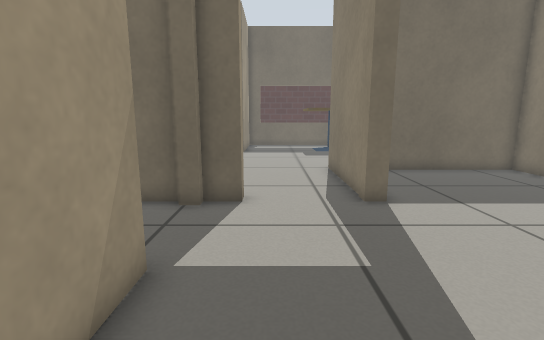
[1] (above)

19 first-person views from a walk through a world built for the Gazebo simulator. The camera is 0.61 m above the floor, tilts 10° down and sees 85° across. The floor is counted in squares, 0.25 m on a side. Each view is taken from the middle of a square. On the plan, view 1 faces up. The plan holds only what a view shows up to about 19 squares ahead; the rest is blank. The robots in the file are not drawn. Simple patterns stand in for the simulator's built-in surfaces.

[2]
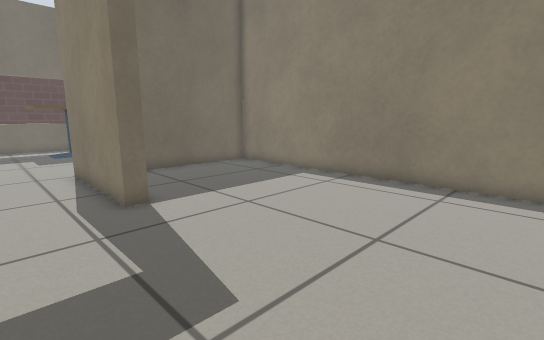

[3]
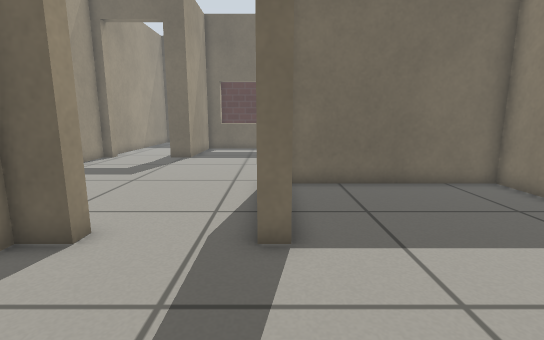

[4]
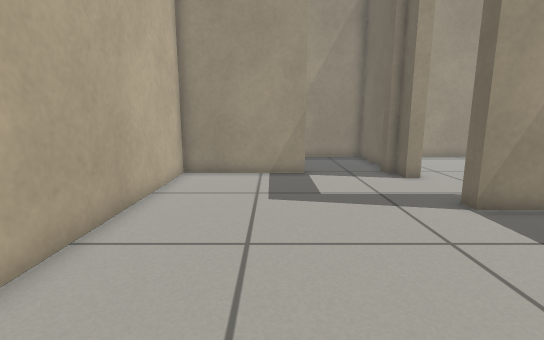

[5]
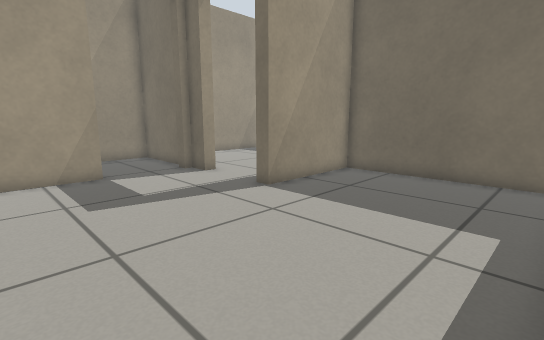

[6]
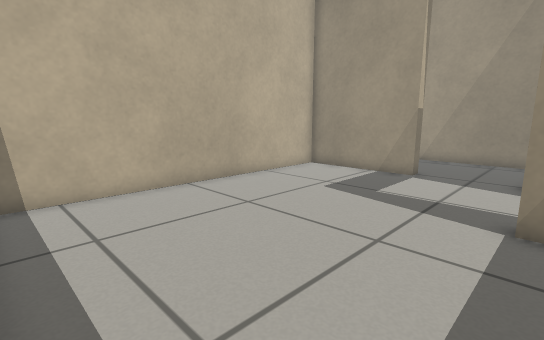

[7]
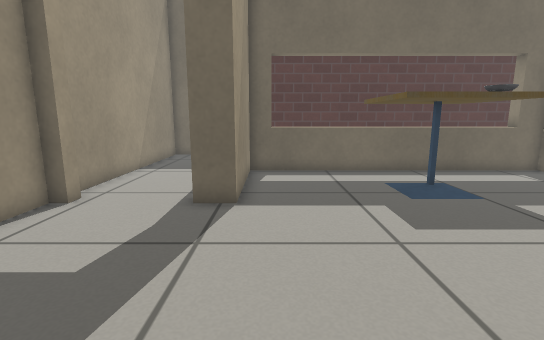

[8]
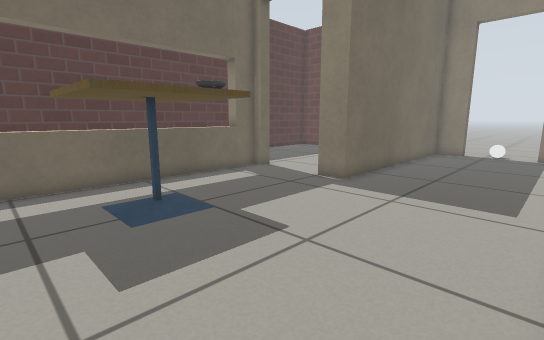

[9]
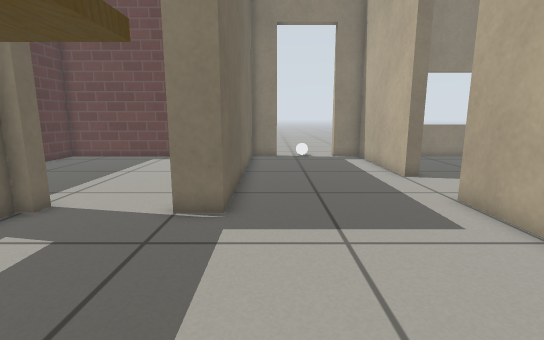

[10]
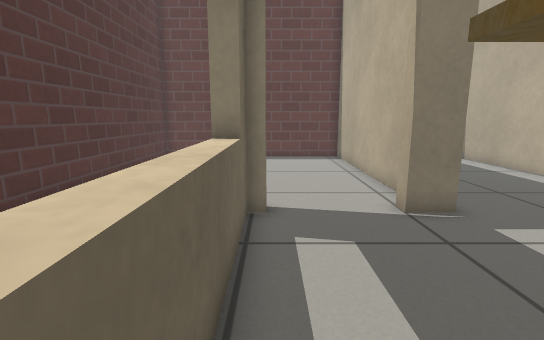

[11]
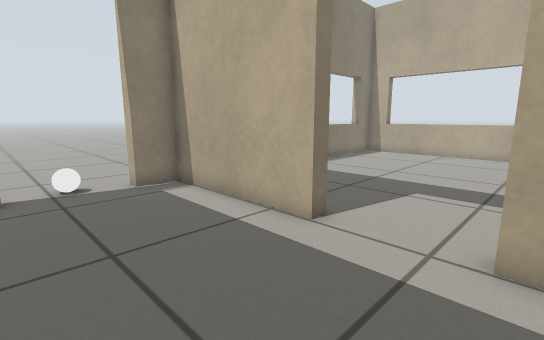

[12]
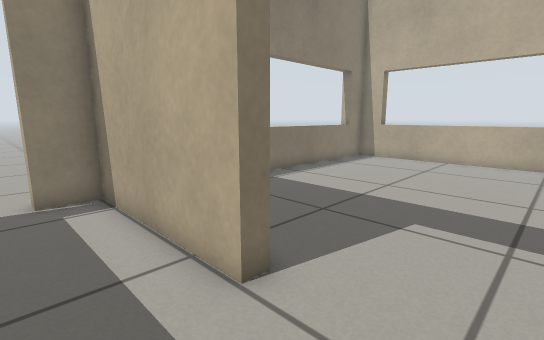

[13]
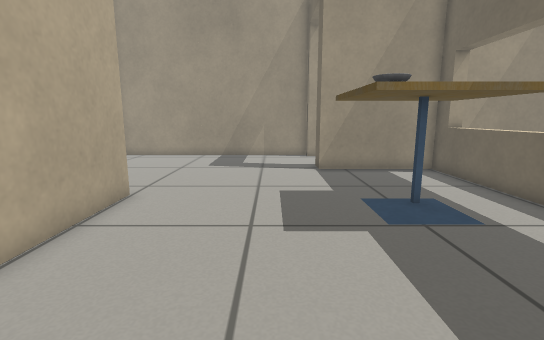

[14]
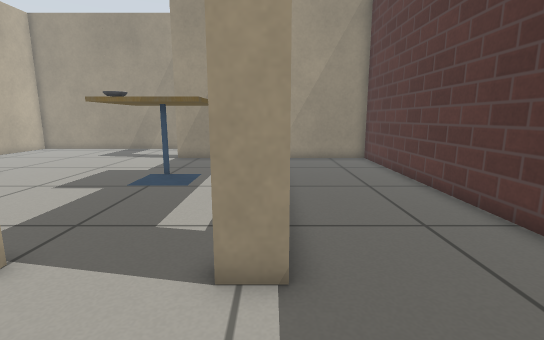

[15]
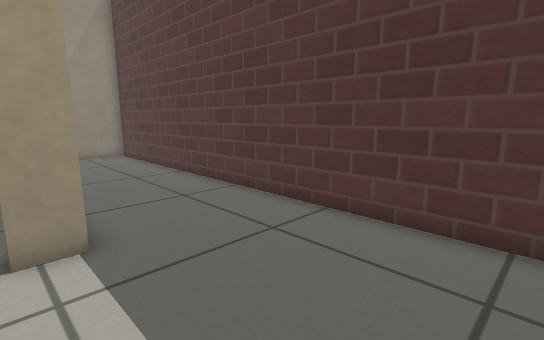

[16]
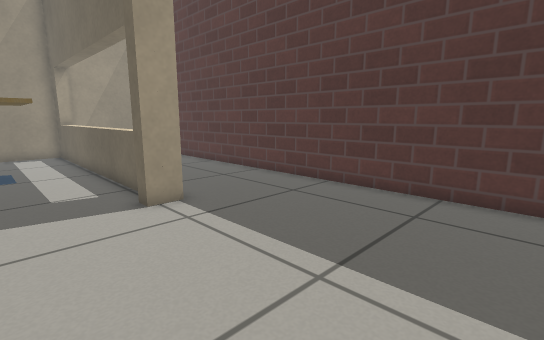

[17]
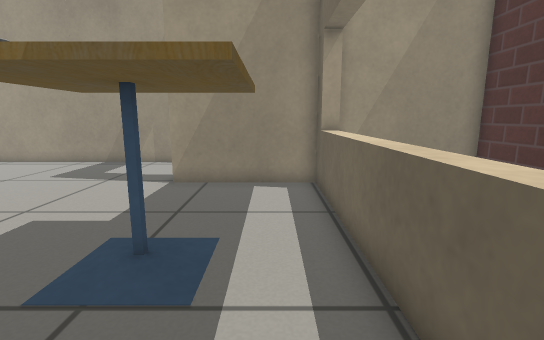

[18]
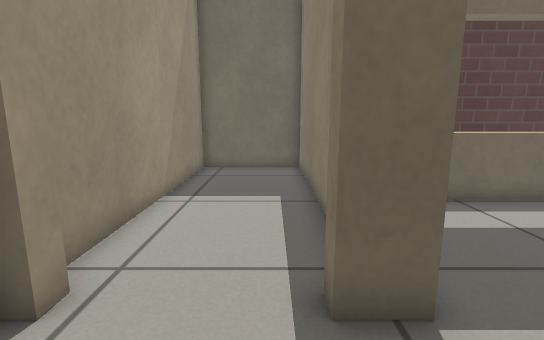

[19]
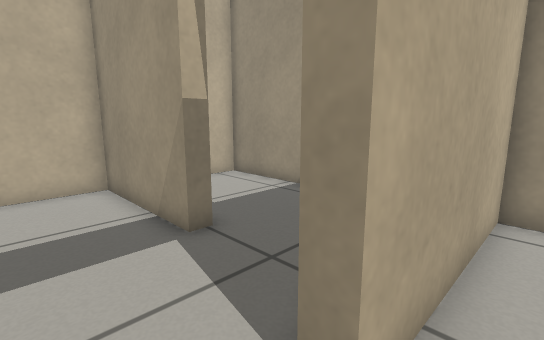

### Floor plan
Ten units are one square. View 1 is at (0, 0); x grows to the right and y downward. Boxes are objects, and circles mark ways between rooms. Rooms are numbered by the first view taken in them; rooms with no view inside come last. Other rooms are left out.
<svg viewBox="-79 -332 314 346">
<path fill="none" stroke="#000" d="M-9 -84 -20 -84 -20 -81M114 -4 114 -138 34 -138 34 -84 28 -84M-20 -45 -20 9 107 9M98 -144 126 -144M28 -84 28 -144 74 -144M120 -262 114 -262 114 -266 -20 -266 -20 -212 -33 -212M162 -144 228 -144 228 -161M-69 -212 -74 -212 -74 -91 -9 -91M228 -197 228 -212 114 -212 114 -225 120 -225M120 -274 120 -262M135 -218 228 -218 228 -327 -20 -327 -20 -274M136 9 228 9 228 -105M-26 -251 -26 -327 -74 -327 -74 -225M-27 -45 -20 -45M-26 -84 -74 -84 -74 9 -61 9M-20 -81 -26 -81"/>
<rect x="25" y="-255" width="40" height="50" fill="#bbb"><title>cafe table</title></rect>
<rect x="45" y="-225" width="20" height="20" fill="#bbb"><title>bowl</title></rect>
<circle cx="5" cy="-90" r="3" fill="#2a7"/>
<circle cx="-20" cy="-65" r="3" fill="#2a7"/>
<circle cx="120" cy="-245" r="3" fill="#2a7"/>
<circle cx="145" cy="-140" r="3" fill="#2a7"/>
<circle cx="-50" cy="-215" r="3" fill="#2a7"/>
<text x="60" y="-60">1</text>
<text x="50" y="-180">2</text>
<text x="130" y="-290">3</text>
<text x="170" y="-70">4</text>
<text x="-50" y="-280">5</text>
<text x="-50" y="-40">6</text>
</svg>
Room 1 opens to room 2. Room 1 opens to room 6. Room 2 opens to room 3. Room 2 opens to room 4. Room 2 opens to room 5.

Where each view was taken, in squares from view 1:
view 1: 0 up, 0 right, facing up
view 2: 0 up, 0 right, facing up-right
view 3: 3 up, 3 right, facing up
view 4: 3 up, 11 right, facing left
view 5: 1 up, 11 right, facing up-left
view 6: 9 up, 11 right, facing down-left
view 7: 13 up, 1 left, facing up
view 8: 15 up, 1 right, facing up-right
view 9: 20 up, 4 right, facing right
view 10: 26 up, 4 right, facing right
view 11: 20 up, 12 right, facing down-right
view 12: 17 up, 13 right, facing down-right
view 13: 19 up, 12 right, facing left
view 14: 27 up, 16 right, facing left
view 15: 26 up, 18 right, facing up-left
view 16: 23 up, 20 right, facing up-left
view 17: 25 up, 9 right, facing left
view 18: 18 up, 4 left, facing up
view 19: 10 up, 1 right, facing down-left
